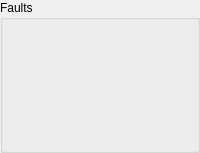
      <widget class="QGroupBox" name="groupBox">
       <property name="title">
        <string>Faults</string>
       </property>
       <layout class="QGridLayout" name="gridLayout_2">
        <item row="7" column="2">
         <widget class="Led" name="led_20">
          <property name="signal_path" stdset="0">
           <string>ParameterQuery;StatusFaults;LossValidControlMessage</string>
          </property>
          <property name="on_color" stdset="0">
           <color>
            <red>192</red>
            <green>32</green>
            <blue>32</blue>
           </color>
          </property>
         </widget>
        </item>
        <item row="7" column="1">
         <widget class="Led" name="led_30">
          <property name="signal_path" stdset="0">
           <string>ParameterQuery;StatusFaults2;OvervoltageDC</string>
          </property>
          <property name="on_color" stdset="0">
           <color>
            <red>192</red>
            <green>32</green>
            <blue>32</blue>
           </color>
          </property>
         </widget>
        </item>
        <item row="8" column="2">
         <widget class="Led" name="led_38">
          <property name="signal_path" stdset="0">
           <string>ParameterQuery;StatusFaults;IllegalTransition</string>
          </property>
          <property name="on_color" stdset="0">
           <color>
            <red>192</red>
            <green>32</green>
            <blue>32</blue>
           </color>
          </property>
         </widget>
        </item>
        <item row="16" column="2">
         <widget class="Led" name="led_9">
          <property name="signal_path" stdset="0">
           <string>ParameterQuery;StatusFaults2;FanCircuit</string>
          </property>
          <property name="on_color" stdset="0">
           <color>
            <red>192</red>
            <green>32</green>
            <blue>32</blue>
           </color>
          </property>
         </widget>
        </item>
        <item row="5" column="2">
         <widget class="Led" name="led_44">
          <property name="signal_path" stdset="0">
           <string>StatusBits;MessageValidModeControl</string>
          </property>
          <property name="label_override" stdset="0">
           <string/>
          </property>
          <property name="label_visible" stdset="0">
           <bool>true</bool>
          </property>
         </widget>
        </item>
        <item row="15" column="2">
         <widget class="Led" name="led_6">
          <property name="signal_path" stdset="0">
           <string>ParameterQuery;StatusFaults;dIdt</string>
          </property>
          <property name="on_color" stdset="0">
           <color>
            <red>192</red>
            <green>32</green>
            <blue>32</blue>
           </color>
          </property>
         </widget>
        </item>
        <item row="3" column="2">
         <widget class="Epc" name="epc_9">
          <property name="signal_path" stdset="0">
           <string>ParameterQuery;StatusFaults;BridgeAFault</string>
          </property>
         </widget>
        </item>
        <item row="4" column="1">
         <widget class="Led" name="led_32">
          <property name="signal_path" stdset="0">
           <string>ParameterQuery;StatusFaults;BridgeBVoltageOk</string>
          </property>
          <property name="on_color" stdset="0">
           <color>
            <red>192</red>
            <green>32</green>
            <blue>32</blue>
           </color>
          </property>
         </widget>
        </item>
        <item row="12" column="1">
         <widget class="Led" name="led_28">
          <property name="signal_path" stdset="0">
           <string>ParameterQuery;StatusFaults;FilterOvertemp</string>
          </property>
          <property name="on_color" stdset="0">
           <color>
            <red>192</red>
            <green>32</green>
            <blue>32</blue>
           </color>
          </property>
         </widget>
        </item>
        <item row="14" column="1">
         <widget class="Led" name="led_45">
          <property name="signal_path" stdset="0">
           <string>ParameterQuery;StatusFaults;OverloadAC</string>
          </property>
          <property name="on_color" stdset="0">
           <color>
            <red>192</red>
            <green>32</green>
            <blue>32</blue>
           </color>
          </property>
         </widget>
        </item>
        <item row="13" column="1">
         <widget class="Led" name="led_41">
          <property name="signal_path" stdset="0">
           <string>ParameterQuery;StatusFaults;CoolingSystem</string>
          </property>
          <property name="on_color" stdset="0">
           <color>
            <red>192</red>
            <green>32</green>
            <blue>32</blue>
           </color>
          </property>
         </widget>
        </item>
        <item row="6" column="1">
         <widget class="Led" name="led_34">
          <property name="signal_path" stdset="0">
           <string>ParameterQuery;StatusFaults2;OvercurrentDC</string>
          </property>
          <property name="on_color" stdset="0">
           <color>
            <red>192</red>
            <green>32</green>
            <blue>32</blue>
           </color>
          </property>
         </widget>
        </item>
        <item row="18" column="2">
         <widget class="Led" name="led_12">
          <property name="signal_path" stdset="0">
           <string>ParameterQuery;StatusFaults;InsufficientHeap</string>
          </property>
          <property name="on_color" stdset="0">
           <color>
            <red>192</red>
            <green>32</green>
            <blue>32</blue>
           </color>
          </property>
         </widget>
        </item>
        <item row="4" column="2">
         <widget class="Epc" name="epc_8">
          <property name="signal_path" stdset="0">
           <string>ParameterQuery;StatusFaults;BridgeBFault</string>
          </property>
         </widget>
        </item>
        <item row="10" column="2">
         <widget class="Led" name="led_23">
          <property name="signal_path" stdset="0">
           <string>ParameterQuery;StatusFaults;InvalidEESection</string>
          </property>
          <property name="on_color" stdset="0">
           <color>
            <red>192</red>
            <green>32</green>
            <blue>32</blue>
           </color>
          </property>
         </widget>
        </item>
        <item row="15" column="1">
         <widget class="Led" name="led_36">
          <property name="signal_path" stdset="0">
           <string>ParameterQuery;StatusFaults;EStopShutdown</string>
          </property>
          <property name="on_color" stdset="0">
           <color>
            <red>192</red>
            <green>32</green>
            <blue>32</blue>
           </color>
          </property>
         </widget>
        </item>
        <item row="9" column="1">
         <widget class="Led" name="led_35">
          <property name="signal_path" stdset="0">
           <string>ParameterQuery;StatusFaults2;OvertempPowerDevice</string>
          </property>
          <property name="on_color" stdset="0">
           <color>
            <red>192</red>
            <green>32</green>
            <blue>32</blue>
           </color>
          </property>
         </widget>
        </item>
        <item row="8" column="1">
         <widget class="Led" name="led_24">
          <property name="signal_path" stdset="0">
           <string>ParameterQuery;StatusFaults2;UndervoltageDC</string>
          </property>
          <property name="on_color" stdset="0">
           <color>
            <red>192</red>
            <green>32</green>
            <blue>32</blue>
           </color>
          </property>
         </widget>
        </item>
        <item row="17" column="2">
         <widget class="Led" name="led_10">
          <property name="signal_path" stdset="0">
           <string>ParameterQuery;StatusFaults2;LowCoolingFlow</string>
          </property>
          <property name="on_color" stdset="0">
           <color>
            <red>192</red>
            <green>32</green>
            <blue>32</blue>
           </color>
          </property>
         </widget>
        </item>
        <item row="11" column="1">
         <widget class="Led" name="led_21">
          <property name="signal_path" stdset="0">
           <string>ParameterQuery;StatusFaults;LossOfAC</string>
          </property>
          <property name="on_color" stdset="0">
           <color>
            <red>192</red>
            <green>32</green>
            <blue>32</blue>
           </color>
          </property>
         </widget>
        </item>
        <item row="5" column="1">
         <widget class="Led" name="led_27">
          <property name="signal_path" stdset="0">
           <string>ParameterQuery;StatusFaults2;OvercurrentAC</string>
          </property>
          <property name="on_color" stdset="0">
           <color>
            <red>192</red>
            <green>32</green>
            <blue>32</blue>
           </color>
          </property>
         </widget>
        </item>
        <item row="3" column="1">
         <widget class="Led" name="led_31">
          <property name="signal_path" stdset="0">
           <string>ParameterQuery;StatusFaults;BridgeAVoltageOk</string>
          </property>
          <property name="on_color" stdset="0">
           <color>
            <red>192</red>
            <green>32</green>
            <blue>32</blue>
           </color>
          </property>
         </widget>
        </item>
        <item row="6" column="2">
         <widget class="Led" name="led_43">
          <property name="signal_path" stdset="0">
           <string>StatusBits;MessageValidPowerCMD</string>
          </property>
          <property name="label_override" stdset="0">
           <string/>
          </property>
          <property name="label_visible" stdset="0">
           <bool>true</bool>
          </property>
         </widget>
        </item>
        <item row="9" column="2">
         <widget class="Led" name="led_37">
          <property name="signal_path" stdset="0">
           <string>ParameterQuery;StatusFaults;InvalidEEHeader</string>
          </property>
          <property name="on_color" stdset="0">
           <color>
            <red>192</red>
            <green>32</green>
            <blue>32</blue>
           </color>
          </property>
         </widget>
        </item>
        <item row="14" column="2">
         <widget class="Led" name="led_5">
          <property name="signal_path" stdset="0">
           <string>ParameterQuery;StatusFaults;PWMISR</string>
          </property>
          <property name="on_color" stdset="0">
           <color>
            <red>192</red>
            <green>32</green>
            <blue>32</blue>
           </color>
          </property>
         </widget>
        </item>
        <item row="11" column="2">
         <widget class="Led" name="led_33">
          <property name="signal_path" stdset="0">
           <string>ParameterQuery;StatusFaults;ControlHw</string>
          </property>
          <property name="on_color" stdset="0">
           <color>
            <red>192</red>
            <green>32</green>
            <blue>32</blue>
           </color>
          </property>
         </widget>
        </item>
        <item row="10" column="1">
         <widget class="Led" name="led_29">
          <property name="signal_path" stdset="0">
           <string>ParameterQuery;StatusFaults2;OvertempInternal</string>
          </property>
          <property name="on_color" stdset="0">
           <color>
            <red>192</red>
            <green>32</green>
            <blue>32</blue>
           </color>
          </property>
         </widget>
        </item>
        <item row="13" column="2">
         <widget class="Led" name="led_4">
          <property name="signal_path" stdset="0">
           <string>ParameterQuery;StatusFaults;Stack</string>
          </property>
          <property name="on_color" stdset="0">
           <color>
            <red>192</red>
            <green>32</green>
            <blue>32</blue>
           </color>
          </property>
         </widget>
        </item>
        <item row="19" column="2">
         <widget class="Led" name="led_13">
          <property name="signal_path" stdset="0">
           <string>ParameterQuery;StatusFaults;EEUninitialized</string>
          </property>
          <property name="on_color" stdset="0">
           <color>
            <red>192</red>
            <green>32</green>
            <blue>32</blue>
           </color>
          </property>
         </widget>
        </item>
        <item row="12" column="2">
         <widget class="Led" name="led_3">
          <property name="signal_path" stdset="0">
           <string>ParameterQuery;StatusFaults;BackgroundTask</string>
          </property>
          <property name="on_color" stdset="0">
           <color>
            <red>192</red>
            <green>32</green>
            <blue>32</blue>
           </color>
          </property>
         </widget>
        </item>
        <item row="21" column="2">
         <layout class="QHBoxLayout" name="horizontalLayout_5">
          <item>
           <widget class="Led" name="led_47">
            <property name="signal_path" stdset="0">
             <string>StatusBits;FaultClr_echo</string>
            </property>
            <property name="label_override" stdset="0">
             <string>Fault Clear Response</string>
            </property>
            <property name="label_visible" stdset="0">
             <bool>false</bool>
            </property>
           </widget>
          </item>
          <item>
           <widget class="Button" name="button_2">
            <property name="sizePolicy">
             <sizepolicy hsizetype="MinimumExpanding" vsizetype="Preferred">
              <horstretch>0</horstretch>
              <verstretch>0</verstretch>
             </sizepolicy>
            </property>
            <property name="signal_path" stdset="0">
             <string>ProcessToInverter;CommandModeControl;FaultClear</string>
            </property>
            <property name="label_visible" stdset="0">
             <bool>false</bool>
            </property>
            <property name="tx" stdset="0">
             <bool>true</bool>
            </property>
           </widget>
          </item>
         </layout>
        </item>
        <item row="21" column="1">
         <widget class="Led" name="led_25">
          <property name="signal_path" stdset="0">
           <string>ParameterQuery;StatusFaults2;GeneralFault</string>
          </property>
          <property name="on_color" stdset="0">
           <color>
            <red>192</red>
            <green>32</green>
            <blue>32</blue>
           </color>
          </property>
          <property name="relative_height" stdset="0">
           <double>2.000000000000000</double>
          </property>
         </widget>
        </item>
        <item row="20" column="2">
         <widget class="Led" name="led_15">
          <property name="signal_path" stdset="0">
           <string>ParameterQuery;StatusFaults;Overrun10ms</string>
          </property>
          <property name="on_color" stdset="0">
           <color>
            <red>192</red>
            <green>32</green>
            <blue>32</blue>
           </color>
          </property>
         </widget>
        </item>
        <item row="17" column="1">
         <widget class="Led" name="led_8">
          <property name="signal_path" stdset="0">
           <string>ParameterQuery;StatusFaults;IlegImbalance</string>
          </property>
          <property name="on_color" stdset="0">
           <color>
            <red>192</red>
            <green>32</green>
            <blue>32</blue>
           </color>
          </property>
         </widget>
        </item>
        <item row="16" column="1">
         <widget class="Led" name="led_7">
          <property name="signal_path" stdset="0">
           <string>ParameterQuery;StatusFaults;CtlBrdVoltage</string>
          </property>
          <property name="on_color" stdset="0">
           <color>
            <red>192</red>
            <green>32</green>
            <blue>32</blue>
           </color>
          </property>
         </widget>
        </item>
        <item row="18" column="1">
         <widget class="Led" name="led_11">
          <property name="signal_path" stdset="0">
           <string>ParameterQuery;StatusFaults;TaskInit</string>
          </property>
          <property name="on_color" stdset="0">
           <color>
            <red>192</red>
            <green>32</green>
            <blue>32</blue>
           </color>
          </property>
         </widget>
        </item>
        <item row="19" column="1">
         <widget class="Led" name="led_14">
          <property name="signal_path" stdset="0">
           <string>ParameterQuery;StatusFaults;Overrun1ms</string>
          </property>
          <property name="on_color" stdset="0">
           <color>
            <red>192</red>
            <green>32</green>
            <blue>32</blue>
           </color>
          </property>
         </widget>
        </item>
        <item row="20" column="1">
         <widget class="Led" name="led_16">
          <property name="signal_path" stdset="0">
           <string>ParameterQuery;StatusFaults2;PORTimeout</string>
          </property>
          <property name="on_color" stdset="0">
           <color>
            <red>192</red>
            <green>32</green>
            <blue>32</blue>
           </color>
          </property>
         </widget>
        </item>
       </layout>
      </widget>
